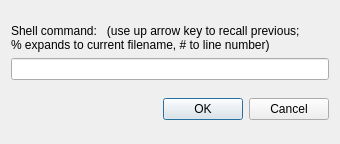
<?xml version="1.0" encoding="UTF-8"?>
<ui version="4.0">
 <class>DialogExecuteCommand</class>
 <widget class="QDialog" name="DialogExecuteCommand">
  <property name="geometry">
   <rect>
    <x>0</x>
    <y>0</y>
    <width>340</width>
    <height>144</height>
   </rect>
  </property>
  <property name="windowTitle">
   <string>Execute Command</string>
  </property>
  <layout class="QVBoxLayout" name="verticalLayout">
   <item>
    <spacer name="verticalSpacer">
     <property name="orientation">
      <enum>Qt::Vertical</enum>
     </property>
     <property name="sizeHint" stdset="0">
      <size>
       <width>20</width>
       <height>9</height>
      </size>
     </property>
    </spacer>
   </item>
   <item>
    <widget class="QLabel" name="label">
     <property name="text">
      <string>Shell command:   (use up arrow key to recall previous;
% expands to current filename, # to line number)</string>
     </property>
    </widget>
   </item>
   <item>
    <widget class="QLineEdit" name="textCommand">
     <property name="clearButtonEnabled">
      <bool>true</bool>
     </property>
    </widget>
   </item>
   <item>
    <spacer name="verticalSpacer_2">
     <property name="orientation">
      <enum>Qt::Vertical</enum>
     </property>
     <property name="sizeHint" stdset="0">
      <size>
       <width>20</width>
       <height>8</height>
      </size>
     </property>
    </spacer>
   </item>
   <item>
    <widget class="QDialogButtonBox" name="buttonBox">
     <property name="standardButtons">
      <set>QDialogButtonBox::Cancel|QDialogButtonBox::Ok</set>
     </property>
    </widget>
   </item>
   <item>
    <spacer name="verticalSpacer_3">
     <property name="orientation">
      <enum>Qt::Vertical</enum>
     </property>
     <property name="sizeHint" stdset="0">
      <size>
       <width>20</width>
       <height>9</height>
      </size>
     </property>
    </spacer>
   </item>
  </layout>
 </widget>
 <tabstops>
  <tabstop>textCommand</tabstop>
 </tabstops>
 <resources/>
 <connections>
  <connection>
   <sender>buttonBox</sender>
   <signal>accepted()</signal>
   <receiver>DialogExecuteCommand</receiver>
   <slot>accept()</slot>
   <hints>
    <hint type="sourcelabel">
     <x>221</x>
     <y>120</y>
    </hint>
    <hint type="destinationlabel">
     <x>163</x>
     <y>92</y>
    </hint>
   </hints>
  </connection>
  <connection>
   <sender>buttonBox</sender>
   <signal>rejected()</signal>
   <receiver>DialogExecuteCommand</receiver>
   <slot>reject()</slot>
   <hints>
    <hint type="sourcelabel">
     <x>327</x>
     <y>119</y>
    </hint>
    <hint type="destinationlabel">
     <x>329</x>
     <y>92</y>
    </hint>
   </hints>
  </connection>
 </connections>
</ui>
